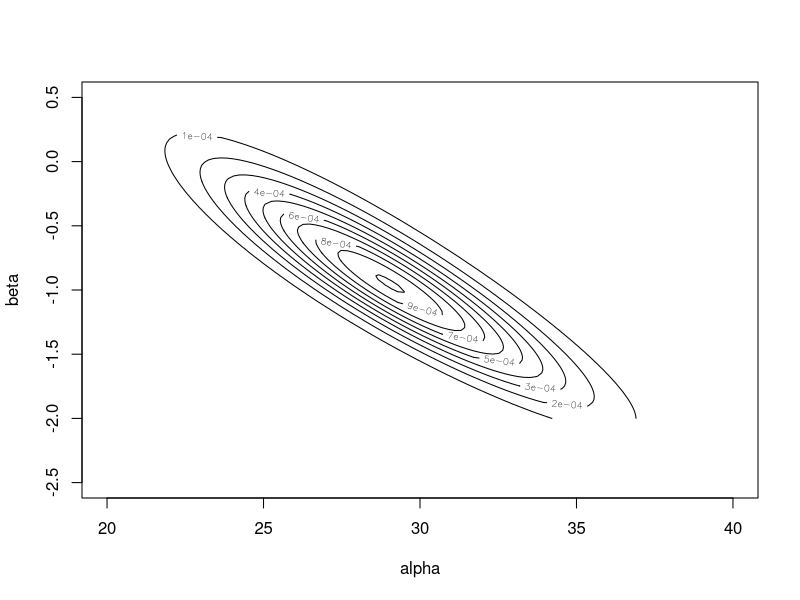
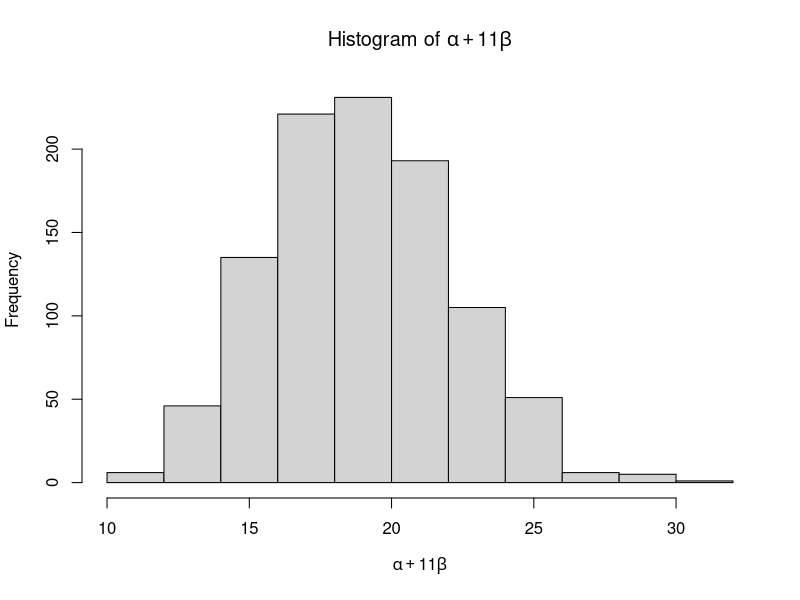

The R source for these figures, in order:
#3.12
#read data
fatal <- data.frame(year = 1:10, accidents = c(24, 25, 31, 31, 22, 21, 26, 20, 16, 22) )


#(e)
# check frequentist estimates
linear_model <- lm(accidents ~ year, data = fatal)
summary(linear_model)
cat('Alpha: ', coef(linear_model)[1])
cat('Beta: ', coef(linear_model)[2])
cat('Standard Error of Alpha: ', summary(linear_model)$coefficients[1,2])
cat('Standard Error of Beta: ', summary(linear_model)$coefficients[2,2])

#(f)
# P(alpha, beta) propto 1
#Sketch its contours 
m <- 100 # number of grid subdivisions
alpha <- seq(20, 40, length=m) 
beta <- seq(-2, 0.5, length=m) 


#loglikelihood
a <- coef(linear_model)[1]
b <- coef(linear_model)[2]
lhood <- function(a, b) {     #log-likelihood
  sum(-(a+b*fatal$year) + fatal$accidents * log(a+b*fatal$year))
}

#log-prior
lprior = log(1)

#joint posterior
lj <- matrix(nrow=m, ncol=m)
for (i in 1:m) {
  for (j in 1:m) {
    lj[i, j] = lprior + lhood(alpha[i], beta[j])
  }
}
pab <- exp(lj - log(sum(exp(lj)))) 
# plot
#image(alpha, beta, pab)
#points(coef(linear_model)[1], coef(linear_model)[2], pch=3)
#contour(alpha, beta, pab, add=TRUE)
contour(alpha, beta, pab, xlim = c(20,40), ylim = c(-2.5,0.5), xlab='alpha', ylab='beta')


#(g)  
#sample alpha beta
pa <- rowSums(pab) # marginal on alpha
ns <- 1000 # #samples
alpha.s <- beta.s <- numeric(ns)
for (s in 1:ns) {
  ia <- sample.int(m, 1, prob=pa) # sample alpha
  ib <- sample.int(m, 1, prob=pab[ia,]) # sample beta | alpha
  alpha.s[s] <- alpha[ia]; beta.s[s] <- beta[ib]
}
hist(alpha.s+beta.s*11, main = expression(paste('Histogram of ', alpha+11*beta)), xlab = expression(alpha+11*beta))


#(h)
y_1986 <- rpois(1000, alpha.s+beta.s*11)
quantile(y_1986,c(0.025,0.975))
